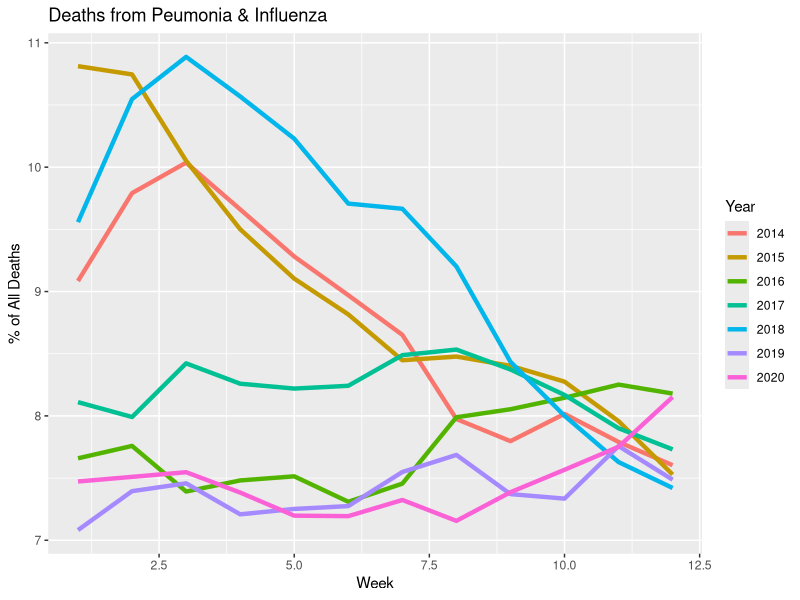
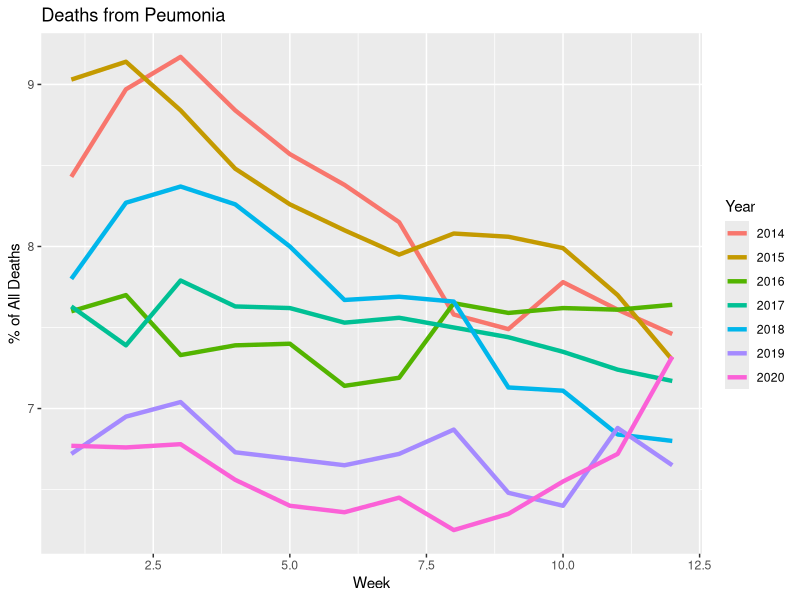
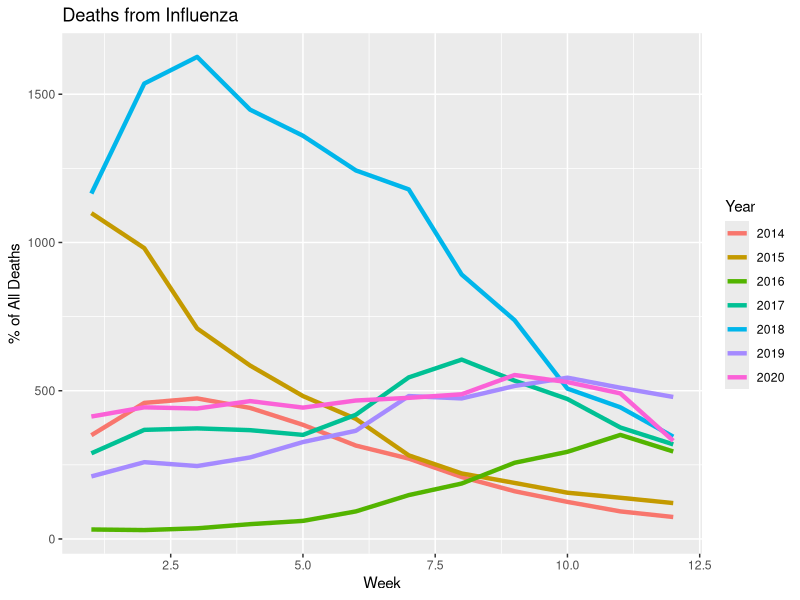

Recreate these plots in R, in order.
library(tidyverse)
library(ggplot2)
library(data.table)
h <- head
g <- glimpse  
s <- summary  
t <- tail

# pn: a master data frame
pn <- fread("NCHSData13.csv")

# data cleaning        
pn1 <- pn %>% 
        filter(Week %in% 1:12) %>% 
        mutate(Year = as.character(Year))
new_names <- c("Year", 
               "Week", 
               "Percent_of_Deaths_Due_to_Pneumonia_and_Influenza",
               "Expected", 
               "Threshold",
               "All_Deaths", 
               "Pneumonia_Deaths",
               "Influenza_Deaths")
names(pn1) <- new_names
pn2 <- pn1 %>%
        mutate(Pneumonia_Deaths_Percent = round(Pneumonia_Deaths / All_Deaths * 100, digits = 2),
               Influenza_Deaths_Percent = round(Influenza_Deaths / All_Deaths * 100, digits = 2))

# plotting
plotting <- function(df, yy, title, ylabel) {
        ggplot(df, aes(x = Week, 
                       y = yy, 
                       col = Year)) + 
                geom_line(size = 1.5) + 
                ggtitle(title) + 
                ylab(ylabel)
}

plot1 <- plotting(pn2, 
         pn2$Percent_of_Deaths_Due_to_Pneumonia_and_Influenza,
         "Deaths from Peumonia & Influenza",
         "% of All Deaths")
plot2 <- plotting(pn2, 
                  pn2$Pneumonia_Deaths_Percent,
                  "Deaths from Peumonia",
                  "% of All Deaths")
plot3 <- plotting(pn2, 
                  pn2$Influenza_Deaths,
                  "Deaths from Influenza",
                  "% of All Deaths")
